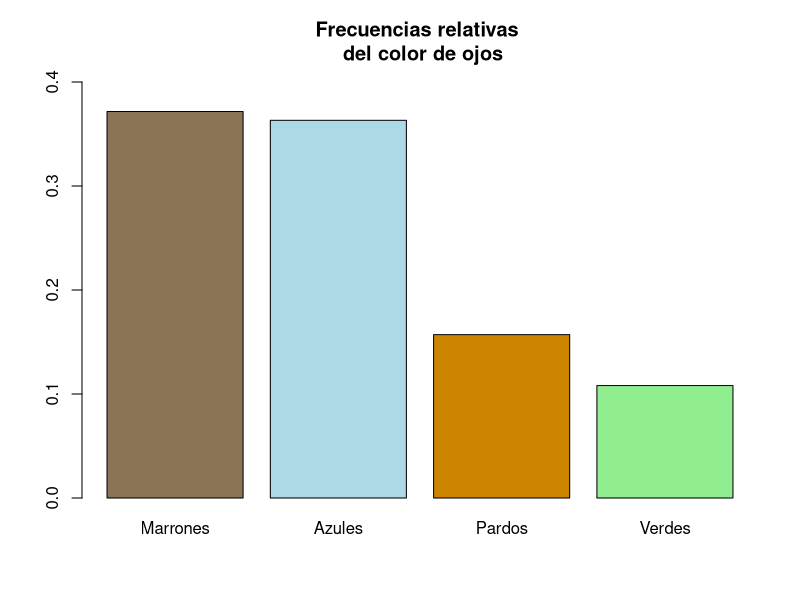
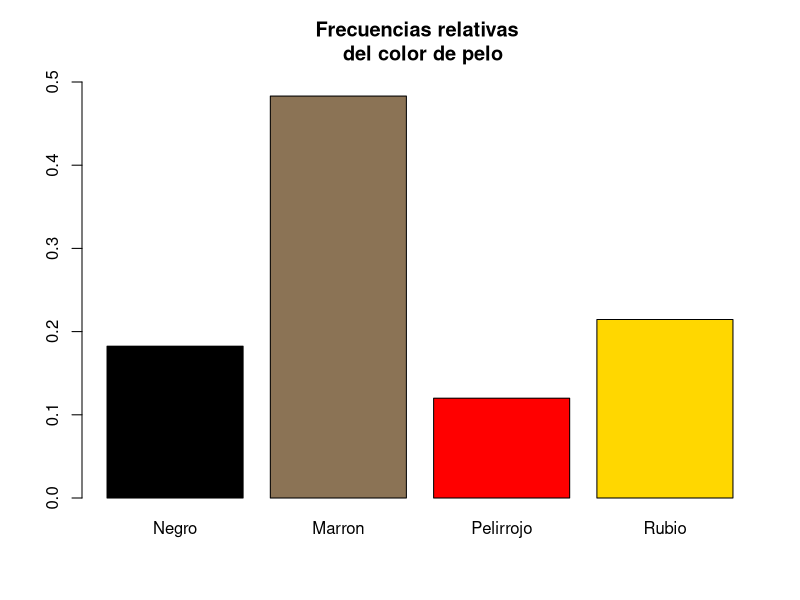
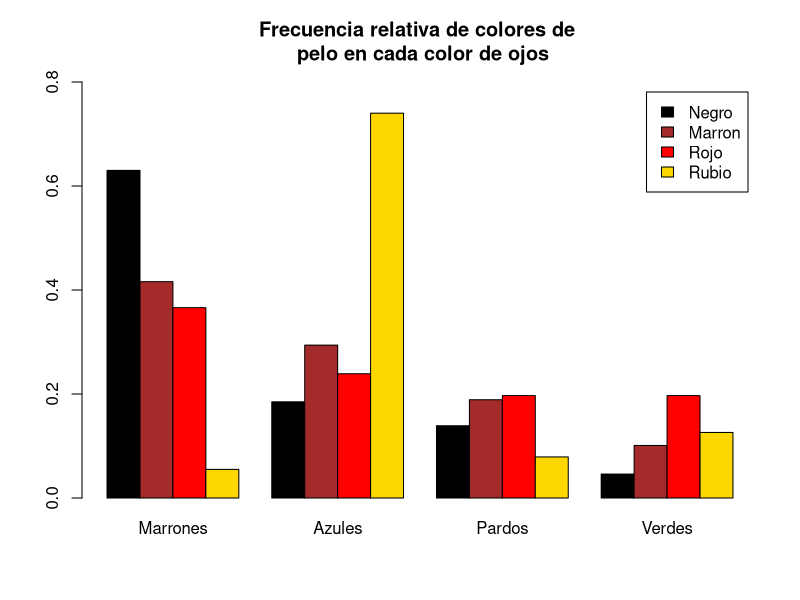
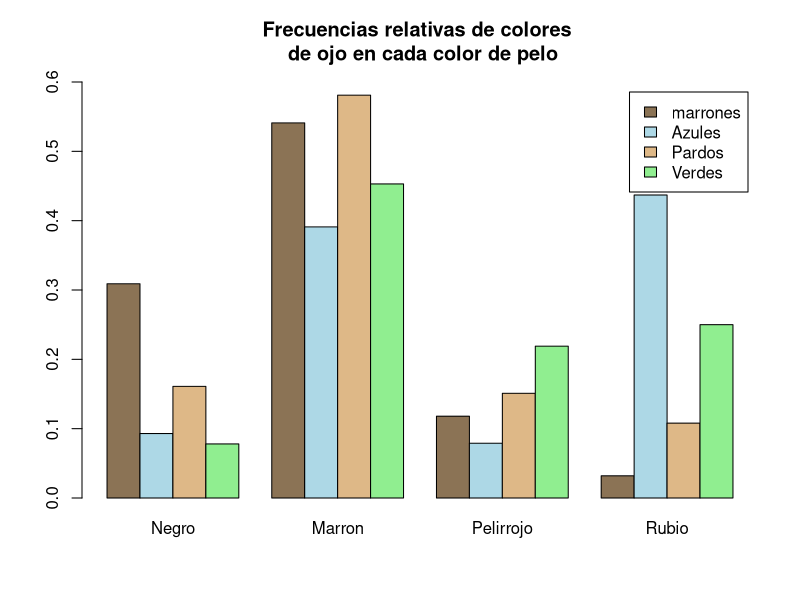

R code for these plots, in order:
## ---- chunk 1
ftable(HairEyeColor)
male  = HairEyeColor[, ,"Male"]
female = HairEyeColor[, ,"Female"]
data = as.table(male+female)

dimnames(data) = list(
  
  pelo = c("Negro","Marron","Pelirrojo","Rubio"),
  Ojos = c("Marrones", "Azules","Pardos","Verdes")
)

#datos númericos

#Número total de individuos
sum(data)

#Frecuencias absolutas color de ojos
colSums(data)
#Frecuencias absolutas color de pelo
rowSums(data)

#diagrama de barras

barplot(prop.table(colSums(data)), ylim = c(0,0.4), main = "Frecuencias relativas \n del color de ojos",
        col = c("burlywood4","lightblue","orange3","lightgreen"))

barplot(prop.table(rowSums(data)), ylim = c(0,0.5), main = "Frecuencias relativas \n del color de pelo",
        col = c("black","burlywood4","red","gold"))


#Frecuencias relativas globales y marginales

round(prop.table(data),3)
round(prop.table(data, margin = 1),3)
round(prop.table(data, margin = 2),3)

#diagrama de barras 
barplot(round(prop.table(data, margin = 1),3), beside = TRUE, col =c("black","brown","red","gold"),
        ylim = c(0,0.8), legend.text = c("Negro","Marron","Rojo","Rubio"),
        main = "Frecuencia relativa de colores de \n pelo en cada color de ojos")


barplot(round(t(prop.table(data, margin = 2)),3), beside = TRUE, col =c("burlywood4","lightblue","burlywood","lightgreen"),
        ylim = c(0,0.6), legend.text = c("marrones","Azules","Pardos","Verdes"),
        main = "Frecuencias relativas de colores \n de ojo en cada color de pelo")

